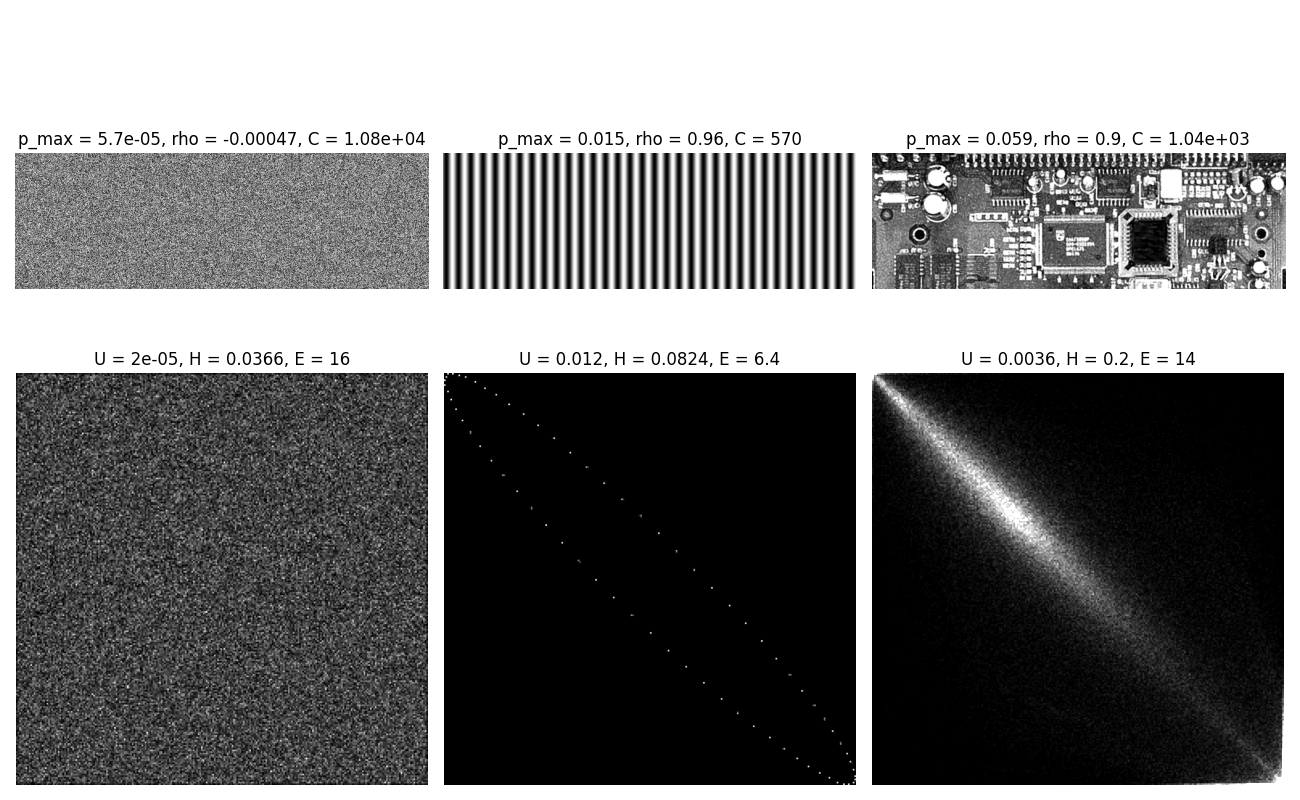

The script that saved this image:
import os
import numpy as np
import matplotlib.pyplot as plt
from skimage.io import imread

from General.graycomatrix import graycomatrix
from General.graycoprops import graycoprops

print('Running Figure1232 (GLCM texture analysis)...')

# Data
base_dir = '/Users/michelkocher/michel/Data/DIP-DIPUM/DIP'
Names = ['strip-uniform-noise', 'strip-2Dsinusoidal-waveform', 'strip-cktboard-section']

f = []
for name in Names:
    img = imread(os.path.join(base_dir, f'{name}.tif'))
    if img.ndim == 3:
        img = img[:, :, 0]
    f.append(img)

# Co-occurrence matrix and properties
glcm = []
props = []
MaxProb = np.zeros(len(Names), dtype=float)
Entropy = np.zeros(len(Names), dtype=float)

for i in range(len(Names)):
    # Horizontal, one-pixel distance
    G, _ = graycomatrix(f[i], NumLevels=256, Offset=np.array([[0, 1]]))
    G2 = G[:, :, 0]
    glcm.append(G2)

    st = graycoprops(G2, ['contrast', 'correlation', 'homogeneity', 'energy'])
    props.append({
        'Contrast': float(st['Contrast'][0]),
        'Correlation': float(st['Correlation'][0]),
        'Homogeneity': float(st['Homogeneity'][0]),
        'Energy': float(st['Energy'][0]),
    })

    p = G2 / np.sum(G2) if np.sum(G2) > 0 else G2.astype(float)
    MaxProb[i] = float(np.max(p)) if p.size else 0.0

    nz = p > 0
    Entropy[i] = -np.sum(p[nz] * np.log2(p[nz])) if np.any(nz) else 0.0

# Display
fig, ax = plt.subplots(2, 3, figsize=(13, 8))
ax = ax.ravel()

for i in range(len(Names)):
    ax[i].imshow(f[i], cmap='gray')
    ax[i].set_title(
        f"p_max = {MaxProb[i]:.2g}, "
        f"rho = {props[i]['Correlation']:.2g}, "
        f"C = {props[i]['Contrast']:.3g}"
    )
    ax[i].axis('off')

    if i == 2:
        ax[i + 3].imshow(glcm[i], cmap='gray', vmin=0, vmax=40)
    else:
        ax[i + 3].imshow(glcm[i], cmap='gray')

    ax[i + 3].set_title(
        f"U = {props[i]['Energy']:.2g}, "
        f"H = {props[i]['Homogeneity']:.3g}, "
        f"E = {Entropy[i]:.2g}"
    )
    ax[i + 3].axis('off')

fig.tight_layout()
fig.savefig('Figure1232.png')

print('Saved Figure1232.png')
plt.show()
